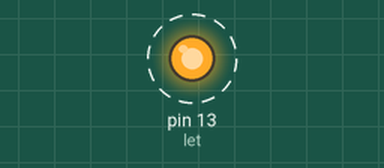
Simulated run of this sketch. Board: Arduino Uno, built with avr-gcc and run on an emulated ATmega328P. Parts: output pins drawn as LEDs (lit = HIGH). Dashed ring = blinking.

Above: at 0.05 s.
Timing chart, 0 to 3.0 s (numbered marks = the images above):
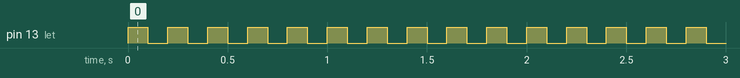

Measured:
- by itself, pin 13 (let): alternates HIGH for 0.10 s and LOW for 0.10 s

The sketch:

Twinkl.ino
```cpp
int let = 13;

void setup() {
  // put your setup code here, to run once:
  pinMode(let, OUTPUT);
}

void loop() {
  // put your main code here, to run repeatedly:
  digitalWrite(let, HIGH);
  delay(100);
  digitalWrite(let, LOW);
  delay(100);
}
```
